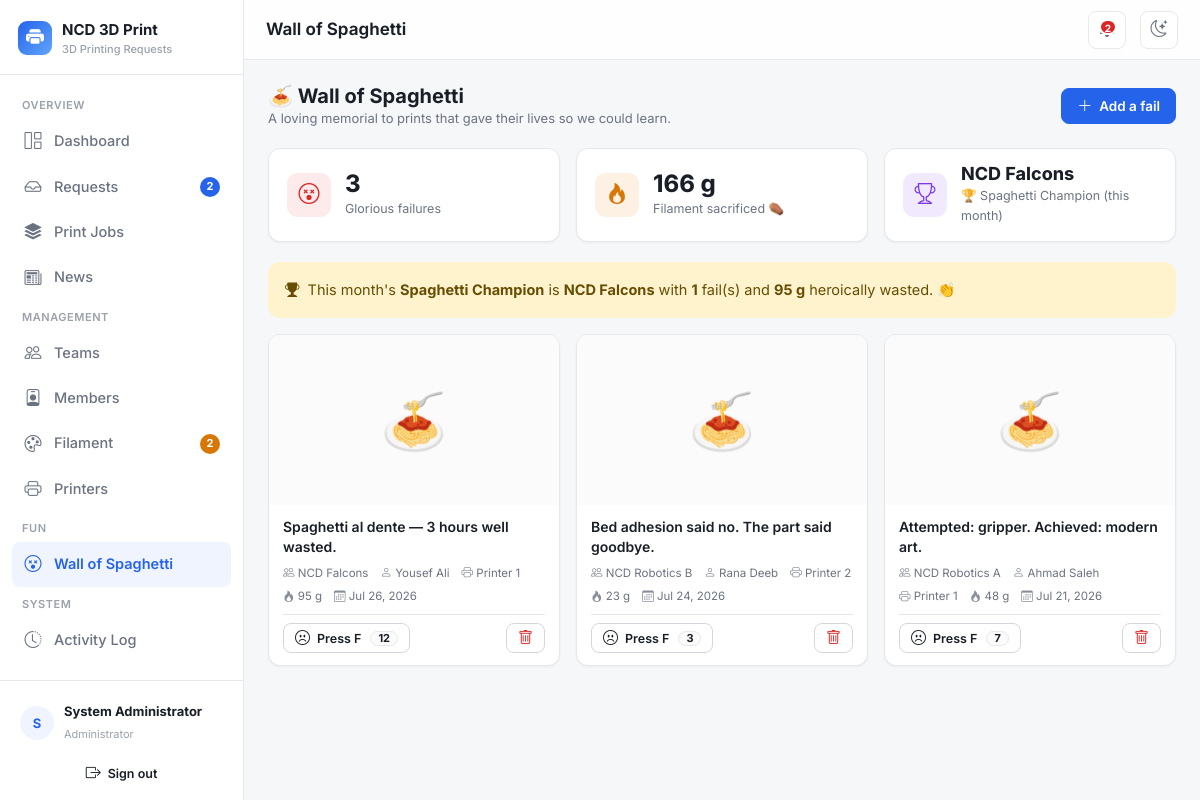
The app's page /spaghetti (signed in) with its own data.
### tables this page shows
CREATE TABLE `print_fails` (
    `id`           INT UNSIGNED NOT NULL AUTO_INCREMENT,
    `user_id`      INT UNSIGNED DEFAULT NULL,
    `team_id`      INT UNSIGNED DEFAULT NULL,
    `caption`      VARCHAR(255) NOT NULL,
    `image_path`   VARCHAR(255) DEFAULT NULL,
    `grams`        DECIMAL(8,1) NOT NULL DEFAULT 0,    
    `printer_name` VARCHAR(80)  DEFAULT NULL,
    `respects`     INT UNSIGNED NOT NULL DEFAULT 0,    
    `created_at`   DATETIME NOT NULL DEFAULT CURRENT_TIMESTAMP,
    PRIMARY KEY (`id`),
    KEY `idx_pf_team` (`team_id`),
    KEY `idx_pf_user` (`user_id`),
    CONSTRAINT `fk_pf_user` FOREIGN KEY (`user_id`) REFERENCES `users`(`id`) ON DELETE SET NULL,
    CONSTRAINT `fk_pf_team` FOREIGN KEY (`team_id`) REFERENCES `teams`(`id`) ON DELETE SET NULL
);

CREATE TABLE `teams` (
    `id`          INT UNSIGNED NOT NULL AUTO_INCREMENT,
    `name`        VARCHAR(120) NOT NULL,
    `competition` VARCHAR(160) DEFAULT NULL,
    `supervisor`  VARCHAR(120) DEFAULT NULL,
    `created_at`  DATETIME NOT NULL DEFAULT CURRENT_TIMESTAMP,
    PRIMARY KEY (`id`)
);

CREATE TABLE `users` (
    `id`         INT UNSIGNED NOT NULL AUTO_INCREMENT,
    `name`       VARCHAR(120) NOT NULL,
    `email`      VARCHAR(160) NOT NULL,
    `phone`      VARCHAR(30)  DEFAULT NULL,    
    `password`   VARCHAR(255) NOT NULL,
    `role`       ENUM('admin','member') NOT NULL DEFAULT 'member',
    `team_id`    INT UNSIGNED DEFAULT NULL,
    `is_active`  TINYINT(1) NOT NULL DEFAULT 1,
    `created_at` DATETIME NOT NULL DEFAULT CURRENT_TIMESTAMP,
    PRIMARY KEY (`id`),
    UNIQUE KEY `uq_users_email` (`email`),
    KEY `idx_users_team` (`team_id`),
    CONSTRAINT `fk_users_team` FOREIGN KEY (`team_id`) REFERENCES `teams`(`id`) ON DELETE SET NULL
);

### core/Controller.php (called while the page is built, shortened)
<?php
abstract class Controller
{
    protected function view(string $view, array $data = [], ?string $layout = 'main'): void
    {
        extract($data, EXTR_SKIP);
        $viewFile = __DIR__ . '/../views/' . $view . '.php';
        require $viewFile;
    }
}

### controllers/SpaghettiController.php (called while the page is built, shortened)
<?php
class SpaghettiController extends Controller
{
    private PrintFail $fails;
    public function __construct()
    {
        $this->fails = new PrintFail();
    }
    public function index(): void
    {
        $this->view('spaghetti/index', [
            'pageTitle'  => 'Wall of Spaghetti',
            'fails'      => $this->fails->wall(),
            'totalGrams' => $this->fails->totalGrams(),
            'champion'   => $this->fails->championThisMonth(),
            'respected'  => $_SESSION['respected'] ?? [],
        ]);
    }
}

### core/Router.php (called while the page is built, shortened)
<?php
class Router
{
    public function dispatch(string $url): void
    {
        $url = trim($url, '/');
        $segments = $url === '' ? [] : explode('/', $url);
        $action         = $segments[1] ?? 'index';
        $params         = array_slice($segments, 2);
        $controller = new $className();
        $action = preg_replace('/[^a-zA-Z0-9_]/', '', $action);
        call_user_func_array([$controller, $action], $params);
    }
}

### index.php (called while the page is built, shortened)
<?php
require __DIR__ . '/config/database.php';
require __DIR__ . '/helpers/functions.php';
$router = new Router();
$router->dispatch($_GET['url'] ?? '');

### core/Model.php (called while the page is built, shortened)
<?php
abstract class Model
{
    protected PDO $db;
    public function __construct()
    {
        $this->db = Database::getConnection();
    }
    protected function run(string $sql, array $params = []): PDOStatement
    {
        $stmt = $this->db->prepare($sql);
        $stmt->execute($params);
        return $stmt;
    }
    protected function fetch(string $sql, array $params = []): ?array
    {
        $row = $this->run($sql, $params)->fetch();
        return $row === false ? null : $row;
    }
    protected function fetchAll(string $sql, array $params = []): array
    {
        return $this->run($sql, $params)->fetchAll();
    }
}

### config/database.php (called while the page is built)
<?php
class Database
{
    private static ?PDO $instance = null;
    public static function getConnection(): PDO
    {
        if (self::$instance === null) {
            $dsn = 'mysql:host=' . DB_HOST . ';dbname=' . DB_NAME . ';charset=' . DB_CHARSET;
            $options = [
                PDO::ATTR_ERRMODE            => PDO::ERRMODE_EXCEPTION,
                PDO::ATTR_DEFAULT_FETCH_MODE => PDO::FETCH_ASSOC,
                PDO::ATTR_EMULATE_PREPARES   => false,
            ];
            try {
                self::$instance = new PDO($dsn, DB_USER, DB_PASS, $options);
            } catch (PDOException $e) {
                if (APP_DEBUG) {
                    die('Database connection failed: ' . $e->getMessage());
                }
                die('Database connection failed. Please check config/config.php.');
            }
        }
        return self::$instance;
    }
}

### models/PrintFail.php (called while the page is built, shortened)
<?php
class PrintFail extends Model
{
    public function wall(): array
    {
        return $this->fetchAll(
            "SELECT f.*, u.name AS author_name, t.name AS team_name
             FROM print_fails f
             LEFT JOIN users u ON u.id = f.user_id
             LEFT JOIN teams t ON t.id = f.team_id
             ORDER BY f.created_at DESC, f.id DESC"
        );
    }
    public function championThisMonth(): ?array
    {
        return $this->fetch(
            "SELECT t.name AS team_name, COUNT(*) AS fails, COALESCE(SUM(f.grams),0) AS grams
             FROM print_fails f
             JOIN teams t ON t.id = f.team_id
             WHERE f.created_at >= DATE_FORMAT(CURDATE(), '%Y-%m-01')
             GROUP BY f.team_id
             ORDER BY fails DESC, grams DESC
             LIMIT 1"
        );
    }
}

### helpers/functions.php (called while the page is built, shortened)
<?php
function base_path(): string
{
    static $base = null;
    if ($base === null) {
        $dir = str_replace('\\', '/', dirname($_SERVER['SCRIPT_NAME'] ?? ''));
        $base = ($dir === '/' || $dir === '.') ? '' : rtrim($dir, '/');
    }
    return $base;
}
function url(string $path = ''): string
{
    return base_path() . '/' . ltrim($path, '/');
}
function e(?string $value): string
{
    return htmlspecialchars($value ?? '', ENT_QUOTES, 'UTF-8');
}
function fmt_date(?string $dt, string $format = 'M j, Y'): string
{
    $ts = strtotime($dt);
    return $ts ? date($format, $ts) : '—';
}

### helpers/Auth.php (called while the page is built, shortened)
<?php
class Auth
{
    public static function isAdmin(): bool
    {
        return (($_SESSION['user']['role'] ?? '') === 'admin');
    }
}

### views/spaghetti/index.php (the view, shortened to what this page needs)
<?php
$isAdmin = Auth::isAdmin();
?>
<div class="page-head">
    <div>
        <h2>🍝 Wall of Spaghetti</h2>
        <div class="sub">A loving memorial to prints that gave their lives so we could learn.</div>
    </div>
    <button class="btn2 primary" data-modal="#failModal"><i class="bi bi-plus-lg"></i> Add a fail</button>
</div>
<div class="stat-grid" style="grid-template-columns:repeat(auto-fit,minmax(220px,1fr));">
    <div class="stat">
        <span class="stat-icon i-red"><i class="bi bi-emoji-dizzy"></i></span>
        <div><div class="stat-num"><?= count($fails) ?></div><div class="stat-label">Glorious failures</div></div>
    </div>
    <div class="stat">
        <span class="stat-icon i-amber"><i class="bi bi-fire"></i></span>
        <div>
            <div class="stat-num"><?= number_format($totalGrams) ?> g</div>
            <div class="stat-label">Filament sacrificed ⚰️</div>
        </div>
    </div>
    <div class="stat">
        <span class="stat-icon i-purple"><i class="bi bi-trophy"></i></span>
        <div>
            <div class="stat-num" style="font-size:18px;"><?= $champion ? e($champion['team_name']) : '—' ?></div>
            <div class="stat-label">🏆 Spaghetti Champion (this month)</div>
        </div>
    </div>
</div>
<?php if ($champion): ?>
    <div class="alert alert-warning d-flex align-items-center" style="border-radius:12px;">
        <i class="bi bi-trophy-fill me-2"></i>
        <div>
            This month's <strong>Spaghetti Champion</strong> is <strong><?= e($champion['team_name']) ?></strong>
            with <strong><?= (int) $champion['fails'] ?></strong> fail(s) and
            <strong><?= number_format((float) $champion['grams']) ?> g</strong> heroically wasted. 👏
        </div>
    </div>
<?php endif; ?>
<?php if (!$fails): ?>
    <div class="card2"><div class="card2-body">
        <div class="empty"><i class="bi bi-emoji-smile"></i>
            No failures yet — suspicious. Either you're all geniuses, or someone's hiding the evidence.
        </div>
    </div></div>
<?php else: ?>
    <div class="spaghetti-grid">
        <?php foreach ($fails as $f):
            $canDelete = $isAdmin || (int) ($f['user_id'] ?? 0) === Auth::id();
            $didRespect = !empty($respected[$f['id']]);
        ?>
            <div class="fail-card">
                <?php if (!empty($f['image_path'])): ?>
                    <img class="fail-img" src="<?= url($f['image_path']) ?>" alt="a beautiful disaster">
                <?php else: ?>
                    <div class="fail-img fail-noimg">🍝</div>
                <?php endif; ?>
                <div class="fail-body">
                    <p class="fail-caption" dir="auto"><?= e($f['caption']) ?></p>
                    <div class="fail-meta">
                        <span><i class="bi bi-people"></i> <?= e($f['team_name'] ?? '—') ?></span>
                        <span><i class="bi bi-person"></i> <?= e($f['author_name'] ?? 'Unknown') ?></span>
                        <?php if (!empty($f['printer_name'])): ?><span><i class="bi bi-printer"></i> <?= e($f['printer_name']) ?></span><?php endif; ?>
                        <span><i class="bi bi-fire"></i> <?= number_format((float) $f['grams']) ?> g</span>
                        <span><i class="bi bi-calendar3"></i> <?= fmt_date($f['created_at']) ?></span>
                    </div>
                    <div class="fail-actions">
                        <button class="btn2 sm respect-btn <?= $didRespect ? 'done' : '' ?>"
                                data-respect-url="<?= url('spaghetti/respect/' . $f['id']) ?>" <?= $didRespect ? 'disabled' : '' ?>>
                            <i class="bi bi-emoji-frown"></i> Press F
                            <span class="rcount"><?= (int) $f['respects'] ?></span>
                        </button>
                        <?php if ($canDelete): ?>
                            <form method="post" action="<?= url('spaghetti/delete/' . $f['id']) ?>" style="margin-left:auto;"
                                  data-confirm="Delete this fail from history?">
                                <button class="btn2 sm danger"><i class="bi bi-trash"></i></button>
                            </form>
                        <?php endif; ?>
                    </div>
                </div>
            </div>
        <?php endforeach; ?>
    </div>
<?php endif; ?>

### assets/css/style.css (style rules this page uses)
:root { --accent: #2563eb; --accent-hover: #1d4ed8; --accent-soft: #eff4ff; --accent-ring: rgba(37, 99, 235, .25); --bg: #f6f7f9; --surface: #ffffff; --surface-2: #fbfbfc; --border: #e6e8eb; --border-strong: #d3d7dd; --text: #1a1f27; --text-muted: #6b7280; --text-faint: #9aa1ab; --green: #16a34a; --green-soft: #e7f6ec; --amber: #d97706; --amber-soft: #fdf1e3; --red: #dc2626; --red-soft: #fdeaea; --blue: #2563eb; --blue-soft: #e9f0ff; --purple: #7c3aed; --purple-soft: #f1eafe; --slate: #64748b; --slate-soft: #eef1f5; --shadow-sm: 0 1px 2px rgba(16,24,40,.05); --shadow: 0 1px 3px rgba(16,24,40,.08), 0 1px 2px rgba(16,24,40,.04); --shadow-lg: 0 10px 24px rgba(16,24,40,.10); --radius: 12px; --radius-sm: 8px; --radius-lg: 16px; --sidebar-w: 244px; }
* { box-sizing: border-box; }
html, body { height: 100%; }
body { margin: 0; font-family: 'Inter', -apple-system, BlinkMacSystemFont, 'Segoe UI', Roboto, Helvetica, Arial, sans-serif; background: var(--bg); color: var(--text); font-size: 14.5px; line-height: 1.55; -webkit-font-smoothing: antialiased; }
.stat-grid { display: grid; gap: 16px; grid-template-columns: repeat(auto-fit, minmax(180px, 1fr)); margin-bottom: 20px; }
.stat { background: var(--surface); border: 1px solid var(--border); border-radius: var(--radius); padding: 16px 18px; box-shadow: var(--shadow-sm); display: flex; align-items: center; gap: 14px; }
.stat .stat-icon { width: 44px; height: 44px; border-radius: 11px; display: grid; place-items: center; font-size: 21px; flex-shrink: 0; }
.stat .stat-num { font-size: 24px; font-weight: 750; line-height: 1; }
.stat .stat-label { font-size: 12.5px; color: var(--text-muted); margin-top: 3px; }
.i-amber { background: var(--amber-soft); color: var(--amber); }
.i-purple { background: var(--purple-soft); color: var(--purple); }
.i-red { background: var(--red-soft); color: var(--red); }
.spaghetti-grid { display: grid; gap: 16px; grid-template-columns: repeat(auto-fill, minmax(240px, 1fr)); }
.fail-card { background: var(--surface); border: 1px solid var(--border); border-radius: var(--radius); overflow: hidden; box-shadow: var(--shadow-sm); display: flex; flex-direction: column; transition: transform .12s, box-shadow .12s; }
.fail-img { width: 100%; height: 170px; object-fit: cover; background: var(--surface-2); display: block; }
.fail-noimg { display: grid; place-items: center; font-size: 54px; }
.fail-body { padding: 12px 14px; display: flex; flex-direction: column; gap: 8px; flex: 1; }
.fail-caption { margin: 0; font-weight: 600; font-size: 14px; line-height: 1.4; }
.fail-meta { display: flex; flex-wrap: wrap; gap: 6px 12px; font-size: 11.5px; color: var(--text-muted); margin-top: auto; }
.fail-meta .bi { opacity: .8; }
.fail-actions { display: flex; align-items: center; gap: 8px; padding-top: 8px; border-top: 1px solid var(--border); }
.respect-btn .rcount { background: var(--surface-2); border: 1px solid var(--border); border-radius: 999px; padding: 0 7px; font-size: 11px; font-weight: 700; margin-left: 2px; }
.btn2 { display: inline-flex; align-items: center; justify-content: center; gap: 7px; padding: 8px 15px; border-radius: var(--radius-sm); font-size: 13.5px; font-weight: 600; cursor: pointer; border: 1px solid var(--border-strong); background: var(--surface); color: var(--text); transition: all .12s; text-decoration: none; line-height: 1.2; }
.btn2 .bi { font-size: 15px; }
.btn2.primary { background: var(--accent); border-color: var(--accent); color: #fff; }
.btn2.danger { background: var(--surface); border-color: var(--border-strong); color: var(--red); }
.btn2.sm { padding: 5px 11px; font-size: 12.5px; }
.page-head { display: flex; align-items: center; flex-wrap: wrap; gap: 12px; margin-bottom: 20px; }
.page-head h2 { margin: 0; font-size: 20px; font-weight: 700; }
.page-head .sub { color: var(--text-muted); font-size: 13px; }
.alert { border-radius: var(--radius-sm); border: 1px solid transparent; }

### records on screen
print_fails: caption "Spaghetti al dente — 3 hours well wasted.", team.name "NCD Falcons", user.name "Yousef Ali", printer_name "Printer 1", grams "95", created_at "Jul 26, 2026", respects "12"
print_fails: caption "Bed adhesion said no. The part said goodbye.", team.name "NCD Robotics B", user.name "Rana Deeb", printer_name "Printer 2", grams "23", created_at "Jul 24, 2026", respects "3"
print_fails: caption "Attempted: gripper. Achieved: modern art.", team.name "NCD Robotics A", user.name "Ahmad Saleh", printer_name "Printer 1", grams "48", created_at "Jul 21, 2026", respects "7"

### other values on screen
APP_NAME "NCD 3D Print"
APP_TAGLINE "3D Printing Requests"
$label "Dashboard Requests Print Jobs News Teams Members Filament Printers Wall of Spaghetti Activity Log"
$badge "2 2"
$initials "S"
$user['name'] "System Administrator"
$pageTitle "Wall of Spaghetti"
$badgePending "2"
count($fails) "3"
$totalGrams "166"
$champion['team_name'] "NCD Falcons"
$champion['fails'] "1"
$champion['grams'] "95"
